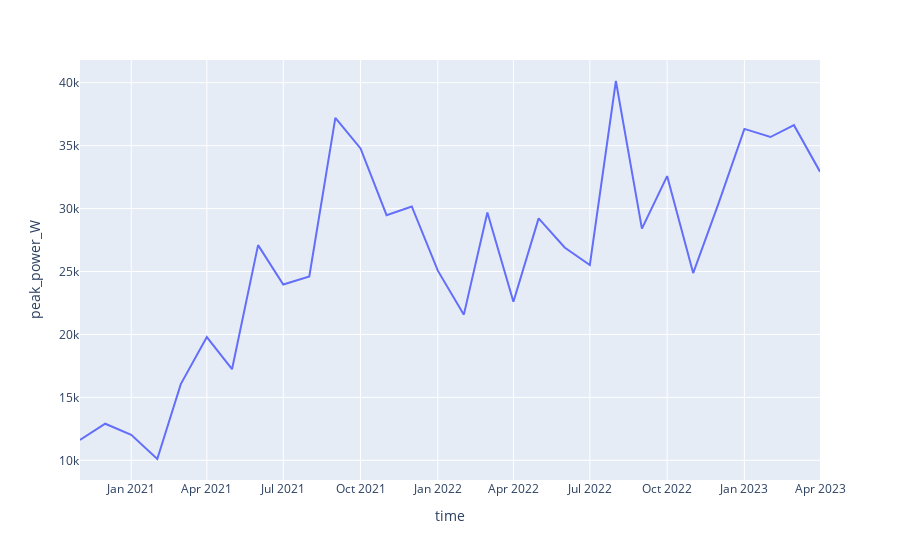

The notebook cell saved with this chart:
### Code cell
px.line(monthlydemand, y="peak_power_W")

### Figure 1 — Plotly figure (JSON) as saved in the notebook; plotly's stock layout.template omitted (floating-point values rounded to 4 significant figures)
{"data": [{"hovertemplate": "time=%{x}<br>peak_power_W=%{y}<extra></extra>", "legendgroup": "", "line": {"color": "#636efa", "dash": "solid"}, "marker": {"symbol": "circle"}, "mode": "lines", "name": "", "orientation": "v", "showlegend": false, "type": "scatter", "x": ["2020-11-01T00:00:00", "2020-12-01T00:00:00", "2021-01-01T00:00:00", "2021-02-01T00:00:00", "2021-03-01T00:00:00", "2021-04-01T00:00:00", "2021-05-01T00:00:00", "2021-06-01T00:00:00", "2021-07-01T00:00:00", "2021-08-01T00:00:00", "2021-09-01T00:00:00", "2021-10-01T00:00:00", "2021-11-01T00:00:00", "2021-12-01T00:00:00", "2022-01-01T00:00:00", "2022-02-01T00:00:00", "2022-03-01T00:00:00", "2022-04-01T00:00:00", "2022-05-01T00:00:00", "2022-06-01T00:00:00", "2022-07-01T00:00:00", "2022-08-01T00:00:00", "2022-09-01T00:00:00", "2022-10-01T00:00:00", "2022-11-01T00:00:00", "2022-12-01T00:00:00", "2023-01-01T00:00:00", "2023-02-01T00:00:00", "2023-03-01T00:00:00", "2023-04-01T00:00:00"], "xaxis": "x", "y": [11612, 12908, 12021, 10105, 16055, 19787, 17241, 27095, 23971, 24607, 37207, 34775, 29478, 30171, 25070, 21574, 29689, 22594, 29220, 26909, 25522, 40136, 28403, 32583, 24877, 30375, 36330, 35685, 36628, 32933], "yaxis": "y"}], "layout": {"legend": {"tracegroupgap": 0}, "margin": {"t": 60}, "xaxis": {"anchor": "y", "domain": [0, 1], "title": {"text": "time"}}, "yaxis": {"anchor": "x", "domain": [0, 1], "title": {"text": "peak_power_W"}}}}
